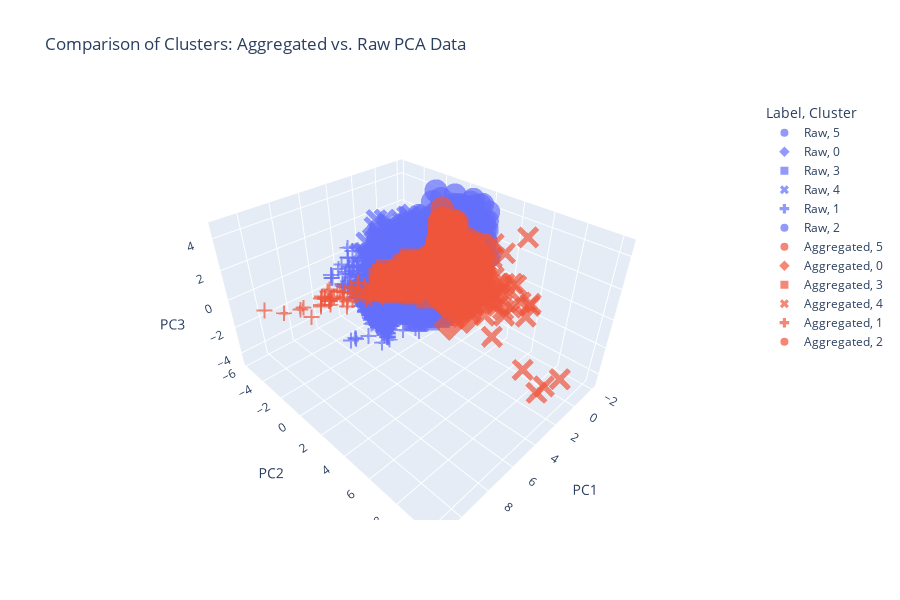

The cell this chart's notebook holds for it:
### Code cell
import plotly.express as px
import pandas as pd

# Combine raw + aggregated PCA data
combined_df = pd.concat([pca_raw_df, pca_agg_df], ignore_index=True)

# Convert Cluster to string if needed for proper symbol separation
combined_df['Cluster'] = combined_df['Cluster'].astype(str)

# Plot using color=Label and symbol=Cluster
fig = px.scatter_3d(
    combined_df,
    x='PC1', y='PC2', z='PC3',
    color='Label',         # Color based on Raw vs Aggregated
    symbol='Cluster',      # Different shape per cluster
    title="Comparison of Clusters: Aggregated vs. Raw PCA Data",
    opacity=0.7,
    height=600,
    width=900
)

fig.show()
fig.write_html("combined_pca.html")

### Figure 1 — Plotly figure (JSON) as saved in the notebook; plotly's stock layout.template omitted (floating-point values rounded to 4 significant figures; data arrays with more than 128 entries replaced by an {"elided": "..."} marker saying what was removed)
{"data": [{"hovertemplate": "Label=Raw<br>Cluster=5<br>PC1=%{x}<br>PC2=%{y}<br>PC3=%{z}<extra></extra>", "legendgroup": "Raw, 5", "marker": {"color": "#636efa", "opacity": 0.7, "symbol": "circle"}, "mode": "markers", "name": "Raw, 5", "scene": "scene", "showlegend": true, "type": "scatter3d", "x": {"elided": "8235 float values"}, "y": {"elided": "8235 float values"}, "z": {"elided": "8235 float values"}}, {"hovertemplate": "Label=Raw<br>Cluster=0<br>PC1=%{x}<br>PC2=%{y}<br>PC3=%{z}<extra></extra>", "legendgroup": "Raw, 0", "marker": {"color": "#636efa", "opacity": 0.7, "symbol": "diamond"}, "mode": "markers", "name": "Raw, 0", "scene": "scene", "showlegend": true, "type": "scatter3d", "x": {"elided": "8894 float values"}, "y": {"elided": "8894 float values"}, "z": {"elided": "8894 float values"}}, {"hovertemplate": "Label=Raw<br>Cluster=3<br>PC1=%{x}<br>PC2=%{y}<br>PC3=%{z}<extra></extra>", "legendgroup": "Raw, 3", "marker": {"color": "#636efa", "opacity": 0.7, "symbol": "square"}, "mode": "markers", "name": "Raw, 3", "scene": "scene", "showlegend": true, "type": "scatter3d", "x": {"elided": "4356 float values"}, "y": {"elided": "4356 float values"}, "z": {"elided": "4356 float values"}}, {"hovertemplate": "Label=Raw<br>Cluster=4<br>PC1=%{x}<br>PC2=%{y}<br>PC3=%{z}<extra></extra>", "legendgroup": "Raw, 4", "marker": {"color": "#636efa", "opacity": 0.7, "symbol": "x"}, "mode": "markers", "name": "Raw, 4", "scene": "scene", "showlegend": true, "type": "scatter3d", "x": {"elided": "3549 float values"}, "y": {"elided": "3549 float values"}, "z": {"elided": "3549 float values"}}, {"hovertemplate": "Label=Raw<br>Cluster=1<br>PC1=%{x}<br>PC2=%{y}<br>PC3=%{z}<extra></extra>", "legendgroup": "Raw, 1", "marker": {"color": "#636efa", "opacity": 0.7, "symbol": "cross"}, "mode": "markers", "name": "Raw, 1", "scene": "scene", "showlegend": true, "type": "scatter3d", "x": {"elided": "1413 float values"}, "y": {"elided": "1413 float values"}, "z": {"elided": "1413 float values"}}, {"hovertemplate": "Label=Raw<br>Cluster=2<br>PC1=%{x}<br>PC2=%{y}<br>PC3=%{z}<extra></extra>", "legendgroup": "Raw, 2", "marker": {"color": "#636efa", "opacity": 0.7, "symbol": "circle"}, "mode": "markers", "name": "Raw, 2", "scene": "scene", "showlegend": true, "type": "scatter3d", "x": {"elided": "8419 float values"}, "y": {"elided": "8419 float values"}, "z": {"elided": "8419 float values"}}, {"hovertemplate": "Label=Aggregated<br>Cluster=5<br>PC1=%{x}<br>PC2=%{y}<br>PC3=%{z}<extra></extra>", "legendgroup": "Aggregated, 5", "marker": {"color": "#EF553B", "opacity": 0.7, "symbol": "circle"}, "mode": "markers", "name": "Aggregated, 5", "scene": "scene", "showlegend": true, "type": "scatter3d", "x": {"elided": "463 float values"}, "y": {"elided": "463 float values"}, "z": {"elided": "463 float values"}}, {"hovertemplate": "Label=Aggregated<br>Cluster=0<br>PC1=%{x}<br>PC2=%{y}<br>PC3=%{z}<extra></extra>", "legendgroup": "Aggregated, 0", "marker": {"color": "#EF553B", "opacity": 0.7, "symbol": "diamond"}, "mode": "markers", "name": "Aggregated, 0", "scene": "scene", "showlegend": true, "type": "scatter3d", "x": {"elided": "415 float values"}, "y": {"elided": "415 float values"}, "z": {"elided": "415 float values"}}, {"hovertemplate": "Label=Aggregated<br>Cluster=3<br>PC1=%{x}<br>PC2=%{y}<br>PC3=%{z}<extra></extra>", "legendgroup": "Aggregated, 3", "marker": {"color": "#EF553B", "opacity": 0.7, "symbol": "square"}, "mode": "markers", "name": "Aggregated, 3", "scene": "scene", "showlegend": true, "type": "scatter3d", "x": {"elided": "163 float values"}, "y": {"elided": "163 float values"}, "z": {"elided": "163 float values"}}, {"hovertemplate": "Label=Aggregated<br>Cluster=4<br>PC1=%{x}<br>PC2=%{y}<br>PC3=%{z}<extra></extra>", "legendgroup": "Aggregated, 4", "marker": {"color": "#EF553B", "opacity": 0.7, "symbol": "x"}, "mode": "markers", "name": "Aggregated, 4", "scene": "scene", "showlegend": true, "type": "scatter3d", "x": [0.2771, 1.646, -0.2185, -0.1281, 0.09295, 0.5438, -0.07512, 0.1073, -0.03144, 0.933, 0.7408, 0.4972, -0.1852, 0.06298, 1.122, 0.6144, 0.03642, 0.3082, 0.4148, 0.008854, 0.5929, 1.01, -0.1069, 0.2758, 0.307, 0.728, 0.06147, -0.2529, 0.5824, -0.1028, -0.0002619, 0.1508, 0.1325, -0.07461, 0.07016, -0.4806, 0.5565, -0.003606, -0.1216, 1.508, 0.4318, 0.3729, 0.09267, 0.376, -0.2403, 0.6946, -0.2824, 0.1938, -0.1807, 0.236, 0.6496, 0.3707, -0.1349, -0.2214, 0.115, 0.06444, 0.01988, -0.2881, 0.5689, -0.06584, 0.01917, 0.5767, -0.3303, -0.3194, -0.1247, 1.451, 0.3126, -0.2458, 0.01856, -0.103, 0.425, 0.3412, -0.3731, -0.0495], "y": [4.362, 10.13, 2.355, 2.823, 3.563, 6.437, 3.248, 3.761, 2.909, 2.77, 3.268, 5.825, 2.895, 2.535, 7.558, 4.819, 3.939, 3.618, 3.041, 4.083, 3.848, 2.303, 2.63, 2.914, 2.454, 6.992, 4.529, 2.289, 5.365, 2.852, 2.727, 2.613, 4.406, 2.749, 3.721, 3.111, 2.44, 3.513, 2.72, 9.25, 2.516, 5.897, 3.559, 5.337, 2.943, 7.145, 3.169, 3.646, 3.426, 4.924, 7.088, 2.942, 2.873, 3.255, 2.881, 4.275, 2.808, 3.585, 3.8, 2.773, 3.354, 4.97, 2.748, 3.256, 2.818, 8.851, 5.079, 2.757, 4.126, 4.598, 5.662, 4.737, 3.579, 5.962], "z": [-0.009725, -2.067, -2.623, -0.1613, 0.8732, 0.5882, -0.1948, -1.907, 0.4965, 0.3918, -0.4782, -0.09859, -0.8746, -0.8046, -3.37, -2.724, -0.8288, -0.7175, -1.37, 0.9775, -0.6322, -1.269, -1.803, -1.305, -1.208, -0.01926, 0.7935, -1.78, -0.4038, -1.444, 0.6153, -1.889, -0.1512, 0.03811, -0.5712, 1.417, -0.3568, 0.5402, 0.6028, -3.285, -1.617, 1.395, -0.1566, -0.9672, -0.3688, 0.8991, 0.6611, -0.02875, -0.3071, 0.6043, 0.7151, -0.2751, -0.06617, 1.229, 1.193, -0.7308, -0.03486, 1.968, 0.4294, -0.7556, 1.992, -0.3462, 0.2253, 1.326, 0.4766, -4.098, 1.11, -0.5413, -0.06039, 2.733, 1.426, 0.499, 2.842, 4.24]}, {"hovertemplate": "Label=Aggregated<br>Cluster=1<br>PC1=%{x}<br>PC2=%{y}<br>PC3=%{z}<extra></extra>", "legendgroup": "Aggregated, 1", "marker": {"color": "#EF553B", "opacity": 0.7, "symbol": "cross"}, "mode": "markers", "name": "Aggregated, 1", "scene": "scene", "showlegend": true, "type": "scatter3d", "x": [4.795, 5.228, 4.588, 5.194, 5.275, 4.585, 4.911, 5.754, 7.362, 9.472, 5.821, 6.667, 4.573, 7.95, 4.671, 5.333, 6.145, 6.632, 5.461, 9.572, 9.361, 5.559, 8.48, 5.842, 7.87, 4.601, 7.783, 7.892, 5.955, 8.528, 6.933, 11.24, 5.636, 7.302, 8.173, 4.52, 10.57, 7.753, 4.432, 7.914, 7.484, 5.007, 6.538, 4.467, 6.151, 5.626, 6.821, 4.824, 7.863, 4.962, 7.596, 7.481, 7.175, 5.299, 7.058, 4.641, 5.884, 6.334, 8.299, 4.308, 6.562, 5.711, 5.78, 4.282], "y": [-0.8794, -1.061, -1.351, -1.461, -0.8875, -0.6438, -0.8331, -1.673, -0.5424, -0.9519, -1.727, -0.9096, -1.378, -1.272, -1.57, -1.264, -0.2749, -1.442, -0.7899, -1.846, -1.859, -0.7406, -1.441, -0.9228, -1.933, -0.9956, -1.529, -1.464, -1.113, -1.357, -1.42, -2.678, -0.6494, -1.002, -1.833, 0.002271, -1.833, -1.395, -1.232, -1.808, -1.561, -0.633, -1.237, -0.6171, -1.549, -0.6671, -1.47, 0.3057, -1.266, -0.1594, -1.976, -1.909, -1.59, -1.397, -1.489, -0.9175, -0.5771, -0.7631, -1.509, -1.401, -1.142, -1.524, -1.451, -1.397], "z": [-0.1745, -0.4007, -0.3431, -0.06853, -0.3948, -0.5413, -0.1401, -0.3388, 0.2386, 0.3735, -0.1571, 0.154, -0.5146, 0.2866, -0.178, -0.4419, 0.278, -0.197, 0.04531, 0.4744, 0.4983, -0.04823, 0.3571, 0.07212, 0.3418, -0.1008, 0.3535, 0.4288, 0.2078, 0.5292, 0.215, 0.8408, 0.314, 0.4705, 0.551, 0.2307, 0.7414, 0.5328, 0.01783, 0.5298, 0.4895, 0.2596, 0.4613, 0.1846, 0.3837, 0.3197, 0.5392, 0.4575, 0.6789, 0.2831, 0.7019, 0.8168, 0.7047, 0.3486, 0.6564, 0.5723, 0.6042, 0.8391, 0.8963, 0.4334, 0.896, 0.6755, 0.7285, 0.6199]}, {"hovertemplate": "Label=Aggregated<br>Cluster=2<br>PC1=%{x}<br>PC2=%{y}<br>PC3=%{z}<extra></extra>", "legendgroup": "Aggregated, 2", "marker": {"color": "#EF553B", "opacity": 0.7, "symbol": "circle"}, "mode": "markers", "name": "Aggregated, 2", "scene": "scene", "showlegend": true, "type": "scatter3d", "x": {"elided": "448 float values"}, "y": {"elided": "448 float values"}, "z": {"elided": "448 float values"}}], "layout": {"height": 600, "legend": {"title": {"text": "Label, Cluster"}, "tracegroupgap": 0}, "scene": {"domain": {"x": [0, 1], "y": [0, 1]}, "xaxis": {"title": {"text": "PC1"}}, "yaxis": {"title": {"text": "PC2"}}, "zaxis": {"title": {"text": "PC3"}}}, "title": {"text": "Comparison of Clusters: Aggregated vs. Raw PCA Data"}, "width": 900}}
